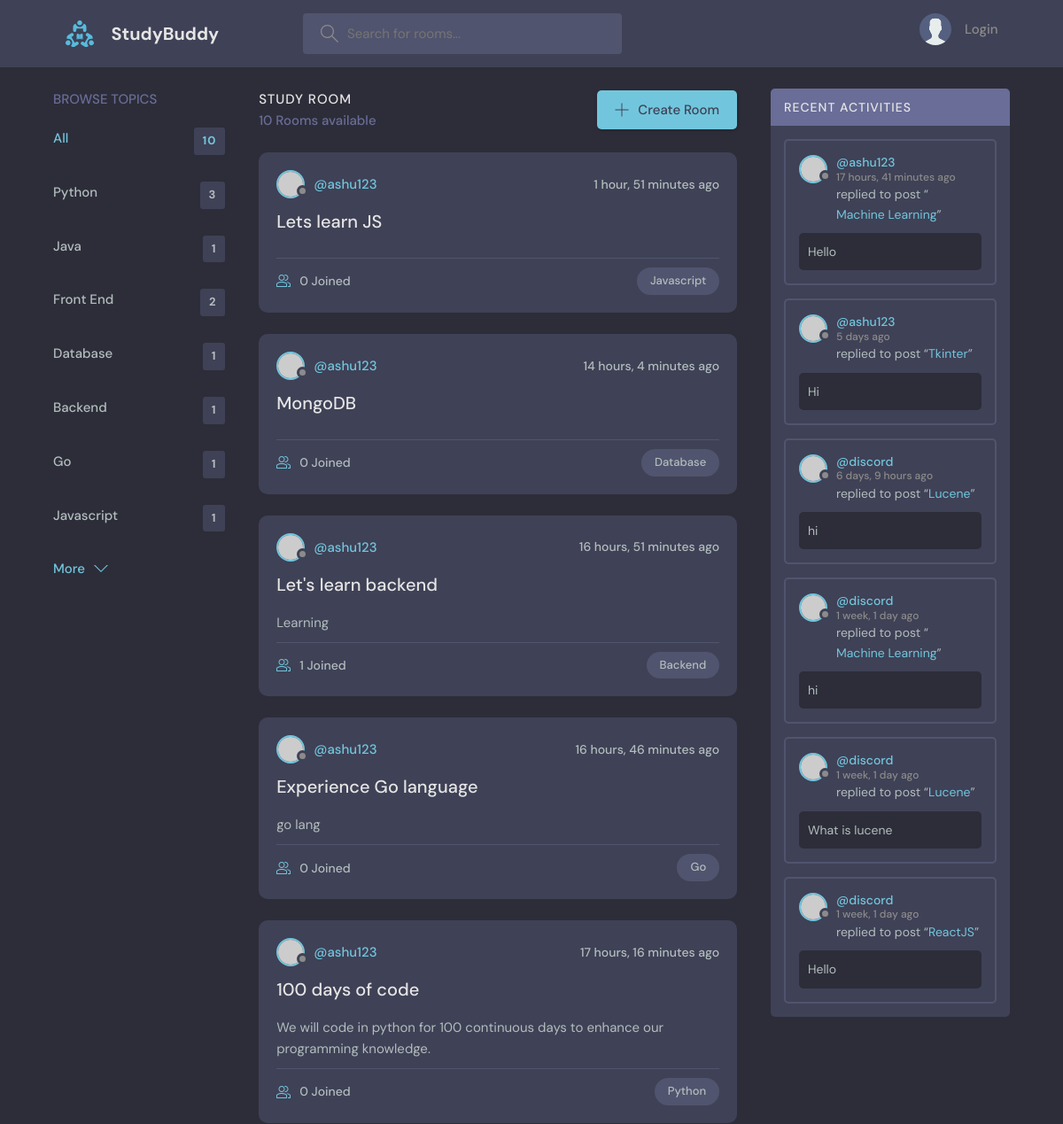
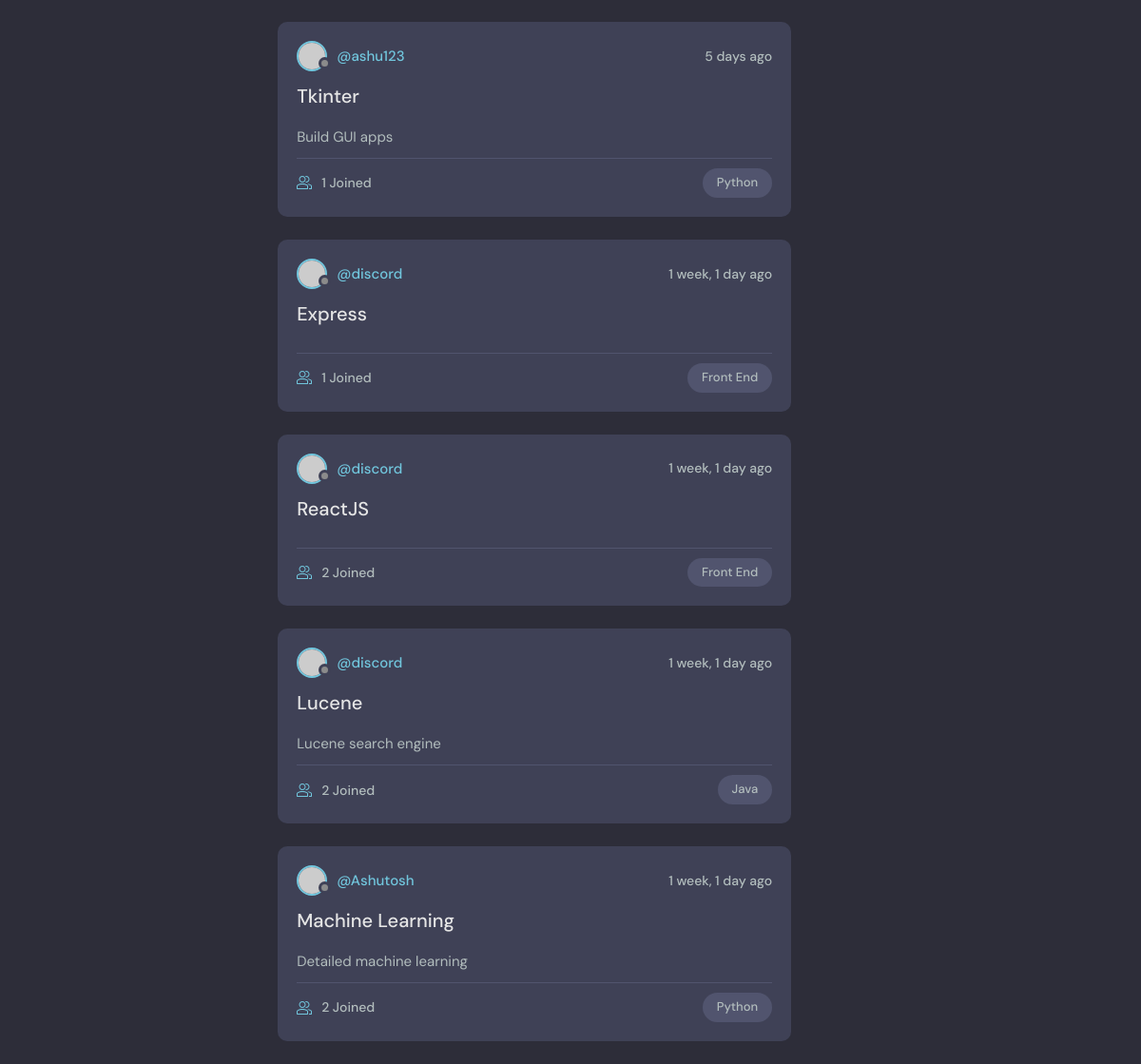
The page / on the database its author committed (2 pictures, top to bottom).
### base/models.py (models this page shows, shortened)
class Topic(models.Model):
    name = models.CharField(max_length=200)

class Room(models.Model):
    host = models.ForeignKey(User, on_delete=models.SET_NULL, null=True)
    topic = models.ForeignKey(Topic,on_delete=models.SET_NULL, null=True)
    name = models.CharField(max_length=200)
    description = models.TextField(null=True, blank=True)
    participants = models.ManyToManyField(User, related_name='participants', blank=True)
    updated = models.DateTimeField(auto_now=True)
    created = models.DateTimeField(auto_now_add=True)
    class Meta:
        ordering = ['-updated', '-created']
    def __str__(self):
        return self.name

class Message(models.Model):
    user = models.ForeignKey(User, on_delete=models.CASCADE)
    room = models.ForeignKey(Room, on_delete=models.CASCADE)
    body = models.TextField()
    updated = models.DateTimeField(auto_now=True)
    created = models.DateTimeField(auto_now_add=True)
    class Meta:
        ordering = ['-updated', '-created']

### base/views.py (the view)
# urls.py: path('', views.home, name='home'),
def home(request):
    q = request.GET.get('q') if request.GET.get('q') else ''
    rooms = Room.objects.filter(
        Q(topic__name__icontains=q) |
        Q(name__icontains=q) |
        Q(host__username__icontains=q)
    )
    topics = Topic.objects.all()
    room_count = rooms.count()
    room_messages = Message.objects.filter(room__topic__name__icontains=q)
    context = {'rooms':rooms, 'topics': topics, 'room_count': room_count, 'room_messages': room_messages}
    return render(request, 'base/home.html', context)

### base/templates/base/home.html (shortened to what this page needs)
  {% extends 'main.html' %}
  {% block content %}
    <main class="layout layout--3">
      <div class="container">
        {% include 'base/topics_component.html' %}
        <div class="roomList">
          <div class="roomList__header">
            <div>
              <h2>Study Room</h2>
              <p>{{room_count}} Rooms available</p>
            </div>
            <a class="btn btn--main" href="{% url 'create-room' %}">
              <svg version="1.1" xmlns="http://www.w3.org/2000/svg" width="32" height="32" viewBox="0 0 32 32">
                <title>add</title>
                <path
                  d="M16.943 0.943h-1.885v14.115h-14.115v1.885h14.115v14.115h1.885v-14.115h14.115v-1.885h-14.115v-14.115z"
                ></path>
              </svg>
              Create Room
            </a>
          </div>
          {% include 'base/rooms_component.html' %}
        </div>
        {% include 'base/activity_feed_component.html' %}
      </div>
    </main>
{% endblock %}

### base/templates/base/topics_component.html (shortened to what this page needs)
<div class="topics">
    <div class="topics__header">
      <h2>Browse Topics</h2>
    </div>
    <ul class="topics__list">
      <li>
        <a href="{% url 'home' %}" class="active">All <span>{{topics.count}}</span></a>
      </li>
      {% for topic in topics %}
      <li>
        {% if topic.room_set.all.count > 0 %}
        <a href="{% url 'home' %}?q={{topic.name}}">{{topic.name}} <span>{{topic.room_set.all.count}}</span> </a>
        {% endif %}
      </li>
      {% endfor %}
    </ul>
    <a class="btn btn--link" href="topics.html">
      More
      <svg version="1.1" xmlns="http://www.w3.org/2000/svg" width="32" height="32" viewBox="0 0 32 32">
        <title>chevron-down</title>
        <path d="M16 21l-13-13h-3l16 16 16-16h-3l-13 13z"></path>
      </svg>
    </a>
  </div>

### base/templates/base/rooms_component.html (shortened to what this page needs)
{% for room in rooms %}
<div class="roomListRoom">
    <div class="roomListRoom__header">
      <a href="{% url 'profile' room.host.id %}" class="roomListRoom__author">
        <div class="avatar avatar--small">
          <img src="https://randomuser.me/api/portraits/women/11.jpg" />
        </div>
        <span>@{{room.host.username}}</span>
      </a>
      <div class="roomListRoom__actions">
        <span>{{room.created|timesince}} ago</span>
      </div>
    </div>
    <div class="roomListRoom__content">
        <a href="{% url 'room' room.id %}">{{room.name}}</a>
      <p>
        {{room.description}}
      </p>
    </div>
    <div class="roomListRoom__meta">
      <a href="{% url 'room' room.id %}" class="roomListRoom__joined">
        {{room.participants.all.count}} Joined
      </a>
      <p class="roomListRoom__topic">{{room.topic.name}}</p>
    </div>
</div>
{% endfor %}

### base/templates/base/activity_feed_component.html (shortened to what this page needs)
<div class="activities">
          <div class="activities__header">
            <h2>Recent Activities</h2>
          </div>
          {% for message in room_messages %}
          <div class="activities__box">
            <div class="activities__boxHeader roomListRoom__header">
              <a href="{% url 'profile' message.user.id %}" class="roomListRoom__author">
                <div class="avatar avatar--small">
                  <img src="https://randomuser.me/api/portraits/women/11.jpg" />
                </div>
                <p>
                    @{{message.user}}
                  <span>{{message.created|timesince}} ago</span>
                </p>
              </a>
            </div>
            <div class="activities__boxContent">
              <p>replied to post “<a href="{% url 'room' message.room.id %}">{{message.room}}</a>”</p>
              <div class="activities__boxRoomContent">
                {{message.body}}
              </div>
            </div>
          </div>
          {% endfor %}
        </div>

### rows shown on the page
Topic: name "Python", room_set.all.count "3"
Topic: name "Java", room_set.all.count "1"
Topic: name "Front End", room_set.all.count "2"
Topic: name "Database", room_set.all.count "1"
Topic: name "Backend", room_set.all.count "1"
Topic: name "Go", room_set.all.count "1"
Topic: name "Javascript", room_set.all.count "1"
Room: host.username "ashu123", created "1 hour, 51 minutes", name "Lets learn JS", participants.all.count "0", topic.name "Javascript"
Room: host.username "ashu123", created "14 hours, 4 minutes", name "MongoDB", participants.all.count "0", topic.name "Database"
Room: host.username "ashu123", created "16 hours, 51 minutes", name "Let's learn backend", description "Learning", participants.all.count "1", topic.name "Backend"
Room: host.username "ashu123", created "16 hours, 46 minutes", name "Experience Go language", description "go lang", participants.all.count "0", topic.name "Go"
Room: host.username "ashu123", created "17 hours, 16 minutes", name "100 days of code", description "We will code in python for 100 continuous days to enhance our programming knowledge.", participants.all.count "0", topic.name "Python"
Room: host.username "ashu123", created "5 days", name "Tkinter", description "Build GUI apps", participants.all.count "1", topic.name "Python"
Room: host.username "discord", created "1 week, 1 day", name "Express", participants.all.count "1", topic.name "Front End"
Room: host.username "discord", created "1 week, 1 day", name "ReactJS", participants.all.count "2", topic.name "Front End"
Room: host.username "discord", created "1 week, 1 day", name "Lucene", description "Lucene search engine", participants.all.count "2", topic.name "Java"
Room: host.username "Ashutosh", created "1 week, 1 day", name "Machine Learning", description "Detailed machine learning", participants.all.count "2", topic.name "Python"
Message: user "ashu123", created "17 hours, 41 minutes", room "Machine Learning", body "Hello"
Message: user "ashu123", created "5 days", room "Tkinter", body "Hi"
Message: user "discord", created "6 days, 9 hours", room "Lucene", body "hi"
Message: user "discord", created "1 week, 1 day", room "Machine Learning", body "hi"
Message: user "discord", created "1 week, 1 day", room "Lucene", body "What is lucene"
Message: user "discord", created "1 week, 1 day", room "ReactJS", body "Hello"

### other values the page prints
{{ topics.count }} "10"
{{ room_count }} "10"
